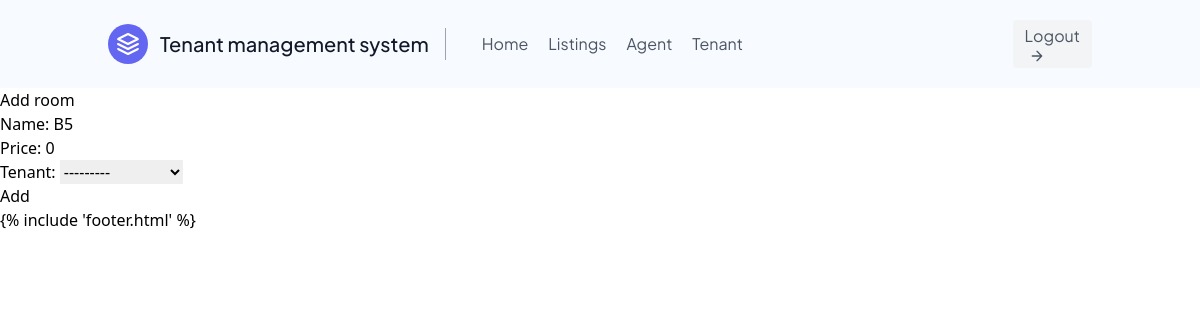
Screenshot of /update_room/1/ (signed in) with the database file from the repository.
### users/models.py (models this page shows, shortened)
class Room(models.Model):
    name = models.CharField(max_length=50)
    apartment = models.ForeignKey(Property, on_delete=models.CASCADE)
    price = models.PositiveBigIntegerField(default=0)
    tenant = models.ForeignKey(Tenant, on_delete=models.SET_NULL, null=True)

### users/views.py (the view)
# urls.py: path('update_room/<pk>/', views.update_room, name='update_room'),
@login_required
@agent_required
def update_room(request, pk):
    room = Room.objects.get(pk=pk)
    if request.method == 'POST':
        form = RoomForm(request.POST, instance=room)
        if form.is_valid():
            form.save()
            return redirect('property_details', id=room.apartment.id)
    else:
        form = RoomForm(instance=room)
    return render(request, 'users/add_room.html', {'form': form})

### users/forms.py
class RoomForm(forms.ModelForm):
    class Meta:
        model = Room
        exclude = ('apartment',)
        fields=('name', 'price', 'tenant')

### users/models.py (called while the page is built)
    def __str__(self):
        return self.first_name + " " + self.last_name

### users/templates/users/add_room.html
{% extends 'main.html' %} {% block content %}
<h1>Add room</h1>
<form action="" method="post">
  {% csrf_token %} {{ form.as_p }}
  <input type="submit" value="Add" />
</form>
{% endblock %}

### rows the page displays
Room: name "B5", price "0", tenant "---------"
